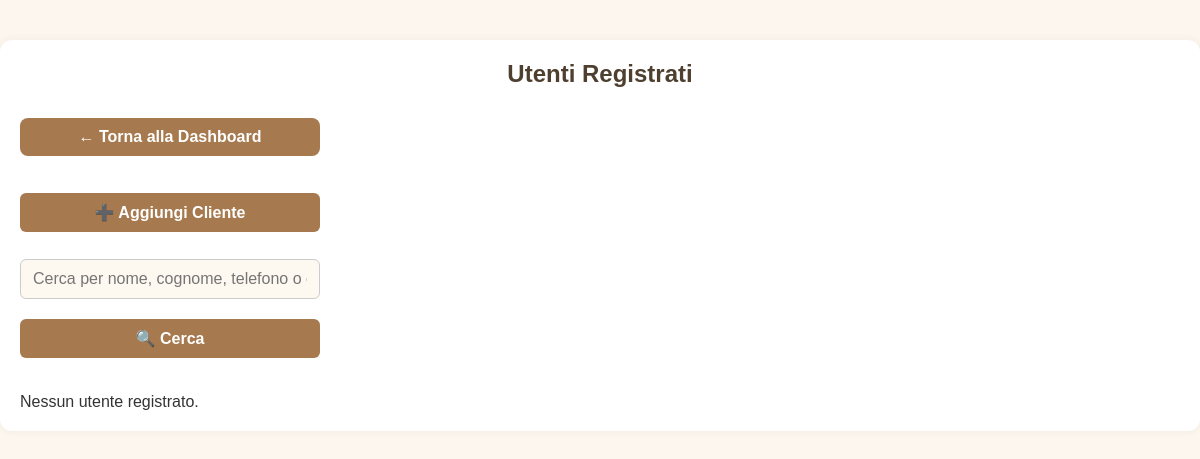
Page /admin_users?page=4&search= (signed in) on the earlier database version.
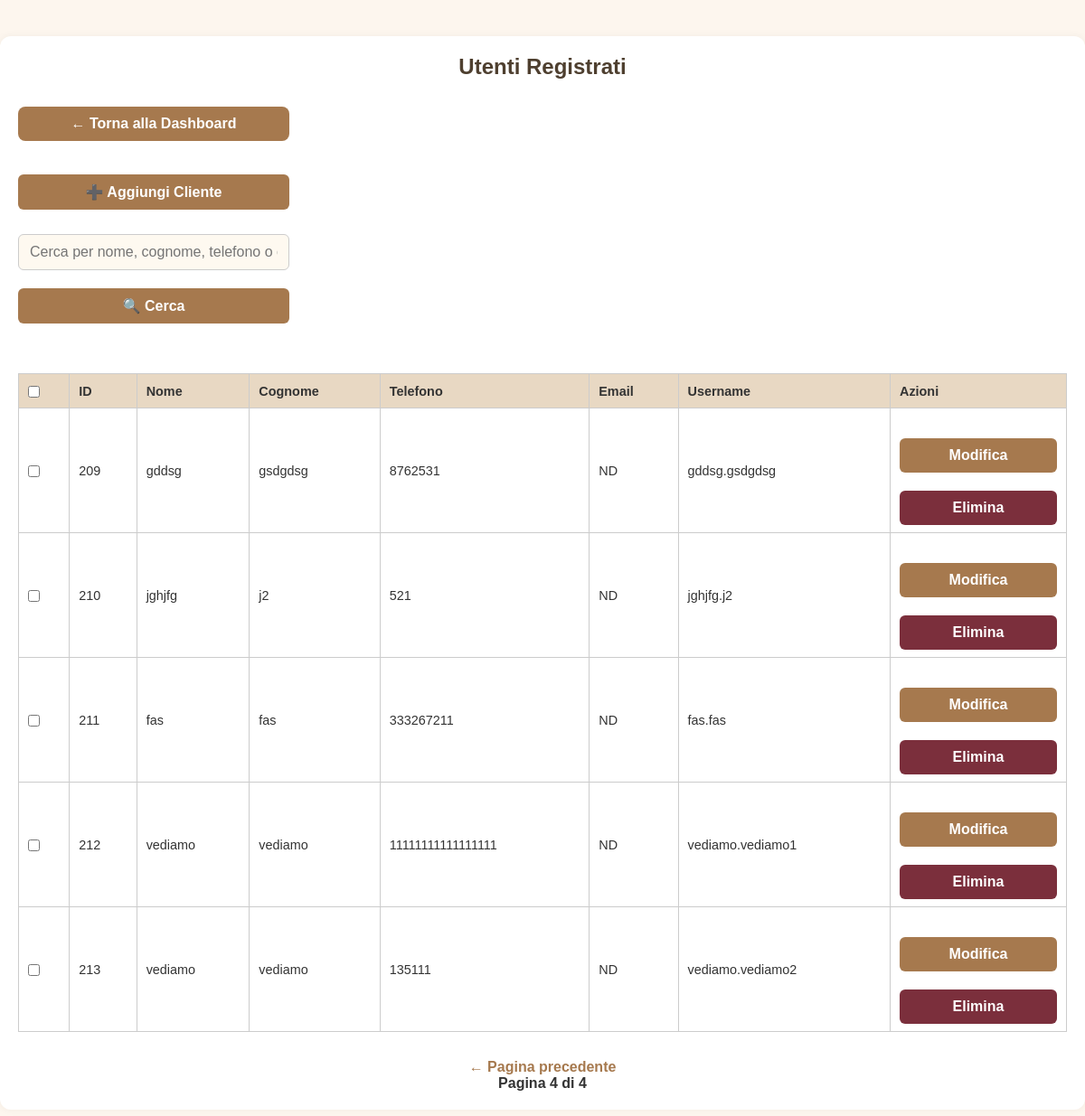
Same page on the later database version.
### tables this page shows
CREATE TABLE users (
            id INTEGER PRIMARY KEY AUTOINCREMENT,
            username TEXT NOT NULL UNIQUE,
            password TEXT NOT NULL
        , name TEXT NOT NULL DEFAULT 'NOME', surname TEXT NOT NULL DEFAULT 'COGNOME', phone TEXT NOT NULL DEFAULT '0000000000', email TEXT, newsletter_optin INTEGER DEFAULT 0);

### app.py (the view)
@app.route('/admin_users')
def admin_users():
    if 'admin' not in session:
        return redirect(url_for('login_admin'))
    page = int(request.args.get('page', 1))
    per_page = 50
    offset = (page - 1) * per_page
    search_query = request.args.get('search', '').strip()
    conn = sqlite3.connect('bookings.db')
    cursor = conn.cursor()
    if search_query:
        search = f"%{search_query}%"
        cursor.execute("""
            SELECT COUNT(*) FROM users
            WHERE name LIKE ? OR surname LIKE ? OR phone LIKE ? OR email LIKE ?
        """, (search, search, search, search))
        total_users = cursor.fetchone()[0]
        cursor.execute("""
            SELECT id, name, surname, phone, email, username
            FROM users
            WHERE name LIKE ? OR surname LIKE ? OR phone LIKE ? OR email LIKE ?
            ORDER BY id
            LIMIT ? OFFSET ?
        """, (search, search, search, search, per_page, offset))
    else:
        cursor.execute("SELECT COUNT(*) FROM users")
        total_users = cursor.fetchone()[0]
        cursor.execute("""
            SELECT id, name, surname, phone, email, username
            FROM users
            ORDER BY id
            LIMIT ? OFFSET ?
        """, (per_page, offset))
    users = cursor.fetchall()
    conn.close()
    total_pages = (total_users + per_page - 1) // per_page
    return render_template('admin_users.html',
                           users=users,
                           page=page,
                           total_pages=total_pages,
                           search_query=search_query)

### templates/admin_users.html (shortened to what this page needs)
<!DOCTYPE html>
<html lang="it">
<head>
  <link rel="stylesheet" href="{{ url_for('static', filename='style.css') }}">
</head>
<body>
  <div class="page">
    <div class="container">
      <h2>Utenti Registrati</h2>
      <div class="top-bar">
        <a class="dashboard-link full-width" href="{{ url_for('admin_dashboard') }}">&larr; Torna alla Dashboard</a>
        <a href="{{ url_for('admin_add_user') }}" class="full-width">
          <button class="big-btn full-width">➕ Aggiungi Cliente</button>
        </a>
        <form method="get" class="full-width search-form">
          <input type="text" name="search" placeholder="Cerca per nome, cognome, telefono o email"
                 value="{{ search_query or '' }}">
          <button type="submit" class="big-btn">🔍 Cerca</button>
        </form>
      </div>
      {% if users %}
      <form method="post" action="{{ url_for('delete_selected_users') }}">
        <table>
          <thead>
            <tr>
              <th><input type="checkbox" id="select-all"></th>
              <th>ID</th>
              <th>Nome</th>
              <th>Cognome</th>
              <th>Telefono</th>
              <th>Email</th>
              <th>Username</th>
              <th>Azioni</th>
            </tr>
          </thead>
          <tbody>
            {% for user in users %}
            <tr>
              <td><input type="checkbox" name="selected_users" value="{{ user[0] }}"></td>
              <td>{{ user[0] }}</td>
              <td>{{ user[1] }}</td>
              <td>{{ user[2] }}</td>
              <td>{{ user[3] }}</td>
              <td>{{ user[4] or 'ND' }}</td>
              <td>{{ user[5] }}</td>
              <td>
                <div class="actions">
                  <a href="{{ url_for('admin_edit_user', user_id=user[0]) }}">
                    <button class="big-btn" type="button">Modifica</button>
                  </a>
                  <form method="post" action="{{ url_for('admin_delete_user', user_id=user[0]) }}" onsubmit="return confirm('Confermi eliminazione utente {{ user[1] }} {{ user[2] }}?')">
                    <button type="submit" class="delete-btn">Elimina</button>
                  </form>
                </div>
              </td>
            </tr>
            {% endfor %}
          </tbody>
        </table>
      </form>
      <div class="pagination">
        {% if page > 1 %}
          <a href="{{ url_for('admin_users', page=page-1, search=search_query) }}">← Pagina precedente</a>
        {% endif %}
        <span>Pagina {{ page }} di {{ total_pages }}</span>
      </div>
      {% else %}
        <p>Nessun utente registrato.</p>
      {% endif %}
    </div>
  </div>
</body>
</html>

Differences in the rows shown:
added users: id "209", name "gddsg", surname "gsdgdsg", phone "8762531", user "ND", username "gddsg.gsdgdsg"
added users: id "210", name "jghjfg", surname "j2", phone "521", user "ND", username "jghjfg.j2"
added users: id "211", name "fas", surname "fas", phone "333267211", user "ND", username "fas.fas"
added users: id "212", name "vediamo", surname "vediamo", phone "11111111111111111", user "ND", username "vediamo.vediamo1"
added users: id "213", name "vediamo", surname "vediamo", phone "135111", user "ND", username "vediamo.vediamo2"
Other differences:
form field value: (not shown) → "☐"
{{ page }}: (not shown) → "4"
{{ total_pages }}: (not shown) → "4"
text no longer shown: "Nessun utente registrato."
text now shown: "ID Nome Cognome Telefono Email Username Azioni ← Pagina precedente Pagina di"
